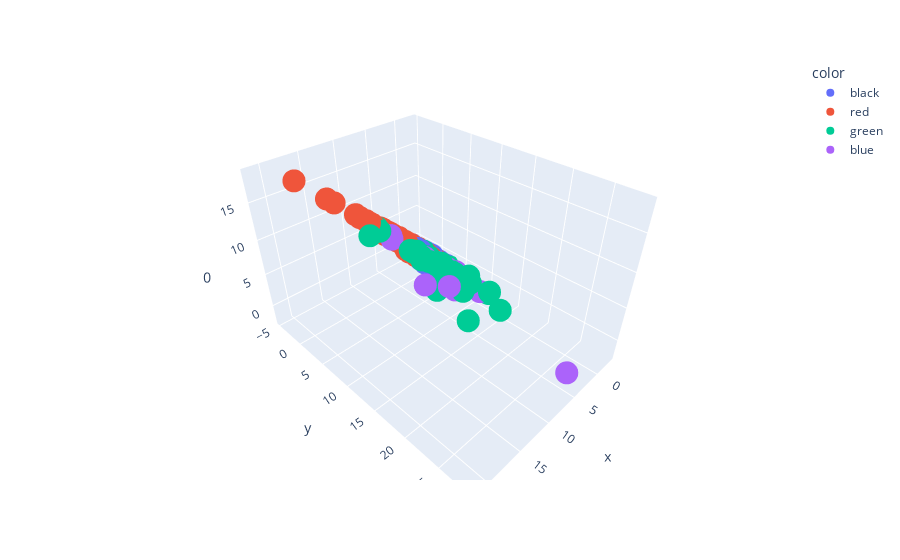

Write notebook code for a chart like this one.
### Code cell
import plotly.express as px

fig = px.scatter_3d(X_std, x=X_std[:,36], y=X_std[:,119], z=0,
              color=color)
fig.show()

### Figure 1 — Plotly figure (JSON) as saved in the notebook; plotly's stock layout.template omitted (floating-point values rounded to 4 significant figures; data arrays with more than 128 entries replaced by an {"elided": "..."} marker saying what was removed)
{"data": [{"hovertemplate": "color=black<br>x=%{x}<br>y=%{y}<br>0=%{z}<extra></extra>", "legendgroup": "black", "marker": {"color": "#636efa", "symbol": "circle"}, "mode": "markers", "name": "black", "scene": "scene", "showlegend": true, "type": "scatter3d", "x": {"elided": "10536 float values"}, "y": {"elided": "10536 float values"}, "z": {"elided": "10536 float values"}}, {"hovertemplate": "color=red<br>x=%{x}<br>y=%{y}<br>0=%{z}<extra></extra>", "legendgroup": "red", "marker": {"color": "#EF553B", "symbol": "circle"}, "mode": "markers", "name": "red", "scene": "scene", "showlegend": true, "type": "scatter3d", "x": {"elided": "594 float values"}, "y": {"elided": "594 float values"}, "z": {"elided": "594 float values"}}, {"hovertemplate": "color=green<br>x=%{x}<br>y=%{y}<br>0=%{z}<extra></extra>", "legendgroup": "green", "marker": {"color": "#00cc96", "symbol": "circle"}, "mode": "markers", "name": "green", "scene": "scene", "showlegend": true, "type": "scatter3d", "x": {"elided": "195 float values"}, "y": {"elided": "195 float values"}, "z": {"elided": "195 float values"}}, {"hovertemplate": "color=blue<br>x=%{x}<br>y=%{y}<br>0=%{z}<extra></extra>", "legendgroup": "blue", "marker": {"color": "#ab63fa", "symbol": "circle"}, "mode": "markers", "name": "blue", "scene": "scene", "showlegend": true, "type": "scatter3d", "x": {"elided": "168 float values"}, "y": {"elided": "168 float values"}, "z": {"elided": "168 float values"}}], "layout": {"legend": {"title": {"text": "color"}, "tracegroupgap": 0}, "margin": {"t": 60}, "scene": {"domain": {"x": [0, 1], "y": [0, 1]}, "xaxis": {"title": {"text": "x"}}, "yaxis": {"title": {"text": "y"}}, "zaxis": {"title": {"text": "0"}}}}}
